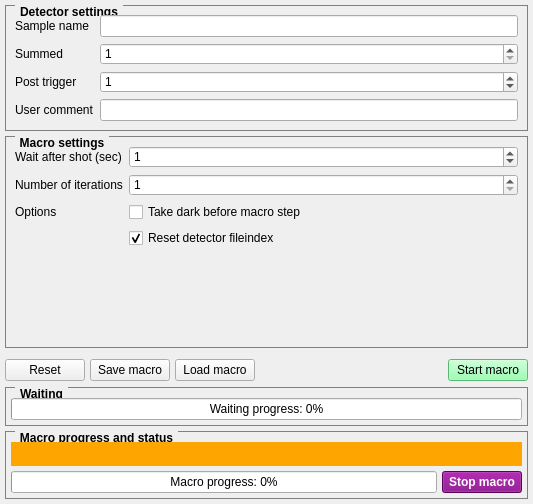
<?xml version="1.0" encoding="UTF-8"?>
<ui version="4.0">
 <class>Form</class>
 <widget class="QWidget" name="Form">
  <property name="geometry">
   <rect>
    <x>0</x>
    <y>0</y>
    <width>533</width>
    <height>504</height>
   </rect>
  </property>
  <property name="windowTitle">
   <string>Macro</string>
  </property>
  <layout class="QGridLayout" name="gridLayout">
   <property name="margin">
    <number>5</number>
   </property>
   <property name="spacing">
    <number>5</number>
   </property>
   <item row="1" column="0">
    <widget class="QStackedWidget" name="widget_select">
     <property name="currentIndex">
      <number>1</number>
     </property>
     <widget class="QWidget" name="motor_widget">
      <layout class="QGridLayout" name="gridLayout_2">
       <property name="margin">
        <number>0</number>
       </property>
       <property name="spacing">
        <number>0</number>
       </property>
       <item row="0" column="0">
        <widget class="QWidget" name="macro_controls_loop" native="true">
         <property name="enabled">
          <bool>true</bool>
         </property>
         <property name="styleSheet">
          <string notr="true">b</string>
         </property>
         <layout class="QGridLayout" name="loop_macro_controls">
          <property name="horizontalSpacing">
           <number>0</number>
          </property>
          <property name="margin">
           <number>0</number>
          </property>
          <item row="0" column="0" colspan="2">
           <widget class="QLabel" name="label_27">
            <property name="styleSheet">
             <string notr="true">font-weight:bold;background:#f6b442;padding:5</string>
            </property>
            <property name="text">
             <string>Outer loop</string>
            </property>
           </widget>
          </item>
          <item row="2" column="0" colspan="2">
           <widget class="QLabel" name="label_28">
            <property name="styleSheet">
             <string notr="true">font-weight:bold;background:#f6b442;padding:5</string>
            </property>
            <property name="text">
             <string>Inner loop</string>
            </property>
           </widget>
          </item>
          <item row="1" column="0">
           <widget class="QGroupBox" name="groupBox_3">
            <property name="styleSheet">
             <string notr="true">QGroupBox {
    border: 1px solid gray;
    margin-top: 0.5em;
 font-weight:bold
}

QGroupBox::title {
    subcontrol-origin: margin;
    left: 10px;
    padding: 0 3px 0 3px;
 font-weight:bold
   
}</string>
            </property>
            <property name="title">
             <string>Loop motor settings</string>
            </property>
            <layout class="QGridLayout" name="gridLayout_5">
             <item row="1" column="0">
              <widget class="QLabel" name="label_23">
               <property name="text">
                <string>Motor position (from, to)</string>
               </property>
               <property name="buddy">
                <cstring>macro_loop_start</cstring>
               </property>
              </widget>
             </item>
             <item row="0" column="1">
              <layout class="QHBoxLayout" name="horizontalLayout_21">
               <item>
                <widget class="QLineEdit" name="macro_input_motor_loop">
                 <property name="enabled">
                  <bool>false</bool>
                 </property>
                </widget>
               </item>
               <item>
                <widget class="QToolButton" name="macro_button_select_motor_loop">
                 <property name="cursor">
                  <cursorShape>PointingHandCursor</cursorShape>
                 </property>
                 <property name="text">
                  <string>...</string>
                 </property>
                </widget>
               </item>
              </layout>
             </item>
             <item row="2" column="1">
              <widget class="QDoubleSpinBox" name="macro_loop_step">
               <property name="toolTip">
                <string>Specify step size</string>
               </property>
               <property name="decimals">
                <number>5</number>
               </property>
               <property name="maximum">
                <double>99999.000000000000000</double>
               </property>
              </widget>
             </item>
             <item row="1" column="1">
              <layout class="QHBoxLayout" name="horizontalLayout_20">
               <item>
                <widget class="QDoubleSpinBox" name="macro_loop_start">
                 <property name="toolTip">
                  <string>Specify motor start position</string>
                 </property>
                 <property name="statusTip">
                  <string/>
                 </property>
                 <property name="whatsThis">
                  <string/>
                 </property>
                 <property name="decimals">
                  <number>5</number>
                 </property>
                 <property name="minimum">
                  <double>-99999.000000000000000</double>
                 </property>
                 <property name="maximum">
                  <double>99999.000000000000000</double>
                 </property>
                </widget>
               </item>
               <item>
                <widget class="QDoubleSpinBox" name="macro_loop_end">
                 <property name="toolTip">
                  <string>Specify motor end position</string>
                 </property>
                 <property name="decimals">
                  <number>5</number>
                 </property>
                 <property name="minimum">
                  <double>-99999.000000000000000</double>
                 </property>
                 <property name="maximum">
                  <double>99999.000000000000000</double>
                 </property>
                 <property name="value">
                  <double>0.000000000000000</double>
                 </property>
                </widget>
               </item>
              </layout>
             </item>
             <item row="2" column="0">
              <widget class="QLabel" name="label_26">
               <property name="text">
                <string>Step size</string>
               </property>
               <property name="buddy">
                <cstring>macro_loop_step</cstring>
               </property>
              </widget>
             </item>
             <item row="0" column="0">
              <widget class="QLabel" name="label_22">
               <property name="text">
                <string>Looping motor</string>
               </property>
               <property name="buddy">
                <cstring>macro_button_select_motor_loop</cstring>
               </property>
              </widget>
             </item>
            </layout>
            <zorder>label_23</zorder>
            <zorder></zorder>
            <zorder>macro_loop_step</zorder>
            <zorder></zorder>
            <zorder>label_26</zorder>
            <zorder>label_22</zorder>
           </widget>
          </item>
         </layout>
        </widget>
       </item>
       <item row="2" column="0">
        <widget class="QTableWidget" name="table_macro">
         <property name="enabled">
          <bool>true</bool>
         </property>
         <property name="editTriggers">
          <set>QAbstractItemView::DoubleClicked</set>
         </property>
         <property name="showGrid">
          <bool>true</bool>
         </property>
         <property name="gridStyle">
          <enum>Qt::SolidLine</enum>
         </property>
         <attribute name="horizontalHeaderCascadingSectionResizes">
          <bool>true</bool>
         </attribute>
         <attribute name="horizontalHeaderStretchLastSection">
          <bool>true</bool>
         </attribute>
         <attribute name="verticalHeaderCascadingSectionResizes">
          <bool>true</bool>
         </attribute>
         <attribute name="verticalHeaderStretchLastSection">
          <bool>false</bool>
         </attribute>
         <attribute name="horizontalHeaderStretchLastSection">
          <bool>true</bool>
         </attribute>
         <attribute name="horizontalHeaderCascadingSectionResizes">
          <bool>true</bool>
         </attribute>
         <attribute name="verticalHeaderCascadingSectionResizes">
          <bool>true</bool>
         </attribute>
         <attribute name="verticalHeaderStretchLastSection">
          <bool>false</bool>
         </attribute>
         <column>
          <property name="text">
           <string>Sample name</string>
          </property>
         </column>
         <column>
          <property name="text">
           <string>Motor</string>
          </property>
         </column>
         <column>
          <property name="text">
           <string>Motor device</string>
          </property>
         </column>
         <column>
          <property name="text">
           <string>Position</string>
          </property>
         </column>
         <column>
          <property name="text">
           <string>Summed</string>
          </property>
         </column>
         <column>
          <property name="text">
           <string>Post trigger</string>
          </property>
         </column>
         <column>
          <property name="text">
           <string>Wait (sec)</string>
          </property>
         </column>
         <column>
          <property name="text">
           <string>Comment</string>
          </property>
         </column>
         <column>
          <property name="text">
           <string>Dark</string>
          </property>
         </column>
         <column>
          <property name="text">
           <string>Action</string>
          </property>
         </column>
        </widget>
       </item>
      </layout>
     </widget>
     <widget class="QWidget" name="time_widget">
      <property name="sizePolicy">
       <sizepolicy hsizetype="Fixed" vsizetype="Fixed">
        <horstretch>0</horstretch>
        <verstretch>0</verstretch>
       </sizepolicy>
      </property>
      <property name="maximumSize">
       <size>
        <width>16777215</width>
        <height>16777213</height>
       </size>
      </property>
      <layout class="QGridLayout" name="gridLayout_3">
       <property name="margin">
        <number>0</number>
       </property>
       <property name="spacing">
        <number>5</number>
       </property>
       <item row="0" column="0">
        <layout class="QVBoxLayout" name="verticalLayout">
         <item>
          <widget class="QGroupBox" name="groupBox">
           <property name="sizePolicy">
            <sizepolicy hsizetype="Preferred" vsizetype="Fixed">
             <horstretch>0</horstretch>
             <verstretch>0</verstretch>
            </sizepolicy>
           </property>
           <property name="styleSheet">
            <string notr="true">QGroupBox {
    border: 1px solid gray;
    margin-top: 0.5em;
 font-weight:bold
}

QGroupBox::title {
    subcontrol-origin: margin;
    left: 10px;
    padding: 0 3px 0 3px;
 font-weight:bold
   
}</string>
           </property>
           <property name="title">
            <string>Detector settings</string>
           </property>
           <property name="flat">
            <bool>false</bool>
           </property>
           <layout class="QFormLayout" name="formLayout_2">
            <property name="fieldGrowthPolicy">
             <enum>QFormLayout::AllNonFixedFieldsGrow</enum>
            </property>
            <item row="0" column="0">
             <widget class="QLabel" name="label">
              <property name="text">
               <string>Sample name</string>
              </property>
             </widget>
            </item>
            <item row="0" column="1">
             <widget class="QLineEdit" name="macro_input_sampleName"/>
            </item>
            <item row="1" column="0">
             <widget class="QLabel" name="label_2">
              <property name="text">
               <string>Summed</string>
              </property>
             </widget>
            </item>
            <item row="2" column="0">
             <widget class="QLabel" name="label_3">
              <property name="text">
               <string>Post trigger</string>
              </property>
             </widget>
            </item>
            <item row="2" column="1">
             <widget class="QSpinBox" name="macro_input_filesafter">
              <property name="maximum">
               <number>999999999</number>
              </property>
              <property name="value">
               <number>1</number>
              </property>
             </widget>
            </item>
            <item row="3" column="0">
             <widget class="QLabel" name="label_4">
              <property name="text">
               <string>User comment</string>
              </property>
             </widget>
            </item>
            <item row="1" column="1">
             <widget class="QSpinBox" name="macro_input_summed">
              <property name="minimum">
               <number>1</number>
              </property>
              <property name="maximum">
               <number>999999999</number>
              </property>
             </widget>
            </item>
            <item row="3" column="1">
             <widget class="QLineEdit" name="macro_input_comment">
              <property name="maxLength">
               <number>900</number>
              </property>
             </widget>
            </item>
           </layout>
          </widget>
         </item>
         <item>
          <widget class="QGroupBox" name="groupBox_2">
           <property name="sizePolicy">
            <sizepolicy hsizetype="Preferred" vsizetype="Preferred">
             <horstretch>0</horstretch>
             <verstretch>0</verstretch>
            </sizepolicy>
           </property>
           <property name="styleSheet">
            <string notr="true">QGroupBox {
    border: 1px solid gray;
    margin-top: 0.5em;
 font-weight:bold
}

QGroupBox::title {
    subcontrol-origin: margin;
    left: 10px;
    padding: 0 3px 0 3px;
 font-weight:bold
   
}</string>
           </property>
           <property name="title">
            <string>Macro settings</string>
           </property>
           <layout class="QFormLayout" name="formLayout_3">
            <item row="0" column="0">
             <widget class="QLabel" name="label_7">
              <property name="text">
               <string>Wait after shot (sec)</string>
              </property>
             </widget>
            </item>
            <item row="0" column="1">
             <widget class="QSpinBox" name="macro_wait_time">
              <property name="maximum">
               <number>999999999</number>
              </property>
              <property name="value">
               <number>1</number>
              </property>
             </widget>
            </item>
            <item row="1" column="0">
             <widget class="QLabel" name="label_5">
              <property name="text">
               <string>Number of iterations</string>
              </property>
             </widget>
            </item>
            <item row="1" column="1">
             <widget class="QSpinBox" name="macro_input_repeat">
              <property name="minimum">
               <number>1</number>
              </property>
              <property name="maximum">
               <number>999999999</number>
              </property>
              <property name="value">
               <number>1</number>
              </property>
             </widget>
            </item>
            <item row="2" column="0">
             <widget class="QLabel" name="label_6">
              <property name="text">
               <string>Options</string>
              </property>
             </widget>
            </item>
            <item row="2" column="1">
             <layout class="QHBoxLayout" name="horizontalLayout">
              <item>
               <widget class="QCheckBox" name="check_take_dark">
                <property name="text">
                 <string>Take dark before macro step</string>
                </property>
               </widget>
              </item>
              <item>
               <spacer name="horizontalSpacer">
                <property name="orientation">
                 <enum>Qt::Horizontal</enum>
                </property>
                <property name="sizeHint" stdset="0">
                 <size>
                  <width>40</width>
                  <height>20</height>
                 </size>
                </property>
               </spacer>
              </item>
             </layout>
            </item>
            <item row="3" column="1">
             <widget class="QCheckBox" name="macro_reset_fileindex">
              <property name="text">
               <string>Reset detector fileindex</string>
              </property>
              <property name="checked">
               <bool>true</bool>
              </property>
             </widget>
            </item>
           </layout>
          </widget>
         </item>
        </layout>
       </item>
      </layout>
     </widget>
     <widget class="QWidget" name="temperature_widget">
      <layout class="QGridLayout" name="gridLayout_7">
       <property name="margin">
        <number>0</number>
       </property>
       <property name="spacing">
        <number>0</number>
       </property>
       <item row="0" column="0">
        <widget class="QTableWidget" name="table_temperature_macro">
         <property name="enabled">
          <bool>true</bool>
         </property>
         <property name="editTriggers">
          <set>QAbstractItemView::DoubleClicked</set>
         </property>
         <property name="showGrid">
          <bool>true</bool>
         </property>
         <property name="gridStyle">
          <enum>Qt::SolidLine</enum>
         </property>
         <attribute name="horizontalHeaderCascadingSectionResizes">
          <bool>true</bool>
         </attribute>
         <attribute name="horizontalHeaderStretchLastSection">
          <bool>true</bool>
         </attribute>
         <attribute name="verticalHeaderCascadingSectionResizes">
          <bool>true</bool>
         </attribute>
         <attribute name="verticalHeaderStretchLastSection">
          <bool>false</bool>
         </attribute>
         <attribute name="horizontalHeaderStretchLastSection">
          <bool>true</bool>
         </attribute>
         <attribute name="horizontalHeaderCascadingSectionResizes">
          <bool>true</bool>
         </attribute>
         <attribute name="verticalHeaderCascadingSectionResizes">
          <bool>true</bool>
         </attribute>
         <attribute name="verticalHeaderStretchLastSection">
          <bool>false</bool>
         </attribute>
         <column>
          <property name="text">
           <string>Sample name</string>
          </property>
         </column>
         <column>
          <property name="text">
           <string>Hotblower</string>
          </property>
         </column>
         <column>
          <property name="text">
           <string>Hotblower device</string>
          </property>
         </column>
         <column>
          <property name="text">
           <string>Temperature</string>
          </property>
         </column>
         <column>
          <property name="text">
           <string>Summed</string>
          </property>
         </column>
         <column>
          <property name="text">
           <string>Post trigger</string>
          </property>
         </column>
         <column>
          <property name="text">
           <string>Wait (sec)</string>
          </property>
         </column>
         <column>
          <property name="text">
           <string>Comment</string>
          </property>
         </column>
         <column>
          <property name="text">
           <string>Dark</string>
          </property>
         </column>
         <column>
          <property name="text">
           <string>Action</string>
          </property>
         </column>
        </widget>
       </item>
      </layout>
     </widget>
    </widget>
   </item>
   <item row="2" column="0">
    <widget class="QWidget" name="macro_main_controls" native="true">
     <layout class="QGridLayout" name="gridLayout_4">
      <property name="leftMargin">
       <number>0</number>
      </property>
      <property name="topMargin">
       <number>5</number>
      </property>
      <property name="rightMargin">
       <number>0</number>
      </property>
      <property name="bottomMargin">
       <number>0</number>
      </property>
      <property name="horizontalSpacing">
       <number>5</number>
      </property>
      <property name="verticalSpacing">
       <number>0</number>
      </property>
      <item row="0" column="1">
       <widget class="QPushButton" name="button_save_macro">
        <property name="text">
         <string>Save macro</string>
        </property>
       </widget>
      </item>
      <item row="0" column="2">
       <widget class="QPushButton" name="button_load_macro">
        <property name="text">
         <string>Load macro</string>
        </property>
       </widget>
      </item>
      <item row="0" column="3">
       <spacer name="horizontalSpacer_2">
        <property name="orientation">
         <enum>Qt::Horizontal</enum>
        </property>
        <property name="sizeHint" stdset="0">
         <size>
          <width>255</width>
          <height>24</height>
         </size>
        </property>
       </spacer>
      </item>
      <item row="0" column="4">
       <widget class="QPushButton" name="button_run_macros">
        <property name="styleSheet">
         <string notr="true">QPushButton{background:#80FF9F}
QPushButton:disabled{ background:silver;color:grey }</string>
        </property>
        <property name="text">
         <string>Start macro</string>
        </property>
       </widget>
      </item>
      <item row="0" column="0">
       <widget class="QPushButton" name="button_macro_reset">
        <property name="text">
         <string>Reset</string>
        </property>
       </widget>
      </item>
     </layout>
    </widget>
   </item>
   <item row="3" column="0">
    <widget class="QGroupBox" name="macro_wait_controls">
     <property name="styleSheet">
      <string notr="true">QGroupBox {
    border: 1px solid gray;
    margin-top: 0.5em;
 font-weight:bold
}

QGroupBox::title {
    subcontrol-origin: margin;
    left: 10px;
    padding: 0 3px 0 3px;
 font-weight:bold
   
}</string>
     </property>
     <property name="title">
      <string>Waiting</string>
     </property>
     <layout class="QGridLayout" name="gridLayout_9">
      <property name="leftMargin">
       <number>5</number>
      </property>
      <property name="topMargin">
       <number>10</number>
      </property>
      <property name="rightMargin">
       <number>5</number>
      </property>
      <property name="bottomMargin">
       <number>5</number>
      </property>
      <property name="spacing">
       <number>5</number>
      </property>
      <item row="0" column="0">
       <widget class="QProgressBar" name="macro_waiting_progressbar">
        <property name="value">
         <number>0</number>
        </property>
        <property name="format">
         <string>Waiting progress: %p%</string>
        </property>
       </widget>
      </item>
     </layout>
    </widget>
   </item>
   <item row="4" column="0">
    <widget class="QGroupBox" name="macro_steps_controls">
     <property name="enabled">
      <bool>true</bool>
     </property>
     <property name="styleSheet">
      <string notr="true">QGroupBox {
    border: 1px solid gray;
    margin-top: 0.5em;
 font-weight:bold
}

QGroupBox::title {
    subcontrol-origin: margin;
    left: 10px;
    padding: 0 3px 0 3px;
 font-weight:bold
   
}</string>
     </property>
     <property name="title">
      <string>Macro progress and status</string>
     </property>
     <layout class="QGridLayout" name="gridLayout_6">
      <property name="leftMargin">
       <number>5</number>
      </property>
      <property name="topMargin">
       <number>10</number>
      </property>
      <property name="rightMargin">
       <number>5</number>
      </property>
      <property name="bottomMargin">
       <number>5</number>
      </property>
      <property name="spacing">
       <number>5</number>
      </property>
      <item row="0" column="0" colspan="2">
       <widget class="QLabel" name="current_operation_status">
        <property name="styleSheet">
         <string notr="true">background:orange;padding:5</string>
        </property>
        <property name="text">
         <string/>
        </property>
       </widget>
      </item>
      <item row="1" column="0" colspan="2">
       <layout class="QHBoxLayout" name="horizontalLayout_3">
        <item>
         <widget class="QProgressBar" name="macro_progressbar">
          <property name="value">
           <number>0</number>
          </property>
          <property name="format">
           <string>Macro progress: %p%</string>
          </property>
         </widget>
        </item>
        <item>
         <widget class="QPushButton" name="input_macro_halt">
          <property name="styleSheet">
           <string notr="true">QPushButton{background:purple;font-weight:bold;color:#fff;}
QPushButton:disabled{ background:silver;color:grey }</string>
          </property>
          <property name="text">
           <string>Stop macro</string>
          </property>
         </widget>
        </item>
       </layout>
      </item>
     </layout>
    </widget>
   </item>
  </layout>
 </widget>
 <resources/>
 <connections>
  <connection>
   <sender>table_macro</sender>
   <signal>itemChanged(QTableWidgetItem*)</signal>
   <receiver>Form</receiver>
   <slot>action_macro_edited()</slot>
   <hints>
    <hint type="sourcelabel">
     <x>264</x>
     <y>381</y>
    </hint>
    <hint type="destinationlabel">
     <x>538</x>
     <y>293</y>
    </hint>
   </hints>
  </connection>
  <connection>
   <sender>Form</sender>
   <signal>created()</signal>
   <receiver>macro_controls_loop</receiver>
   <slot>hide()</slot>
   <hints>
    <hint type="sourcelabel">
     <x>116</x>
     <y>45</y>
    </hint>
    <hint type="destinationlabel">
     <x>302</x>
     <y>178</y>
    </hint>
   </hints>
  </connection>
  <connection>
   <sender>button_macro_reset</sender>
   <signal>clicked()</signal>
   <receiver>Form</receiver>
   <slot>action_reset_macro()</slot>
   <hints>
    <hint type="sourcelabel">
     <x>49</x>
     <y>529</y>
    </hint>
    <hint type="destinationlabel">
     <x>2</x>
     <y>486</y>
    </hint>
   </hints>
  </connection>
  <connection>
   <sender>button_save_macro</sender>
   <signal>clicked()</signal>
   <receiver>Form</receiver>
   <slot>action_save_macro()</slot>
   <hints>
    <hint type="sourcelabel">
     <x>184</x>
     <y>529</y>
    </hint>
    <hint type="destinationlabel">
     <x>131</x>
     <y>486</y>
    </hint>
   </hints>
  </connection>
  <connection>
   <sender>button_load_macro</sender>
   <signal>clicked()</signal>
   <receiver>Form</receiver>
   <slot>action_load_macro()</slot>
   <hints>
    <hint type="sourcelabel">
     <x>278</x>
     <y>529</y>
    </hint>
    <hint type="destinationlabel">
     <x>255</x>
     <y>486</y>
    </hint>
   </hints>
  </connection>
  <connection>
   <sender>button_run_macros</sender>
   <signal>clicked()</signal>
   <receiver>Form</receiver>
   <slot>action_start_macro()</slot>
   <hints>
    <hint type="sourcelabel">
     <x>956</x>
     <y>529</y>
    </hint>
    <hint type="destinationlabel">
     <x>538</x>
     <y>486</y>
    </hint>
   </hints>
  </connection>
  <connection>
   <sender>Form</sender>
   <signal>created()</signal>
   <receiver>macro_steps_controls</receiver>
   <slot>hide()</slot>
   <hints>
    <hint type="sourcelabel">
     <x>513</x>
     <y>4</y>
    </hint>
    <hint type="destinationlabel">
     <x>318</x>
     <y>676</y>
    </hint>
   </hints>
  </connection>
  <connection>
   <sender>Form</sender>
   <signal>created()</signal>
   <receiver>macro_wait_controls</receiver>
   <slot>hide()</slot>
   <hints>
    <hint type="sourcelabel">
     <x>668</x>
     <y>2</y>
    </hint>
    <hint type="destinationlabel">
     <x>681</x>
     <y>585</y>
    </hint>
   </hints>
  </connection>
  <connection>
   <sender>input_macro_halt</sender>
   <signal>clicked()</signal>
   <receiver>Form</receiver>
   <slot>action_halt_macro()</slot>
   <hints>
    <hint type="sourcelabel">
     <x>949</x>
     <y>669</y>
    </hint>
    <hint type="destinationlabel">
     <x>865</x>
     <y>699</y>
    </hint>
   </hints>
  </connection>
 </connections>
 <slots>
  <signal>created()</signal>
  <slot>action_macro_edited()</slot>
  <slot>action_macro_type_changed()</slot>
  <slot>action_reset_macro()</slot>
  <slot>action_halt_macro()</slot>
  <slot>action_start_macro()</slot>
  <slot>action_save_macro()</slot>
  <slot>action_load_macro()</slot>
  <slot>action_add_macro()</slot>
  <slot>action_halt_all_devices()</slot>
 </slots>
</ui>
